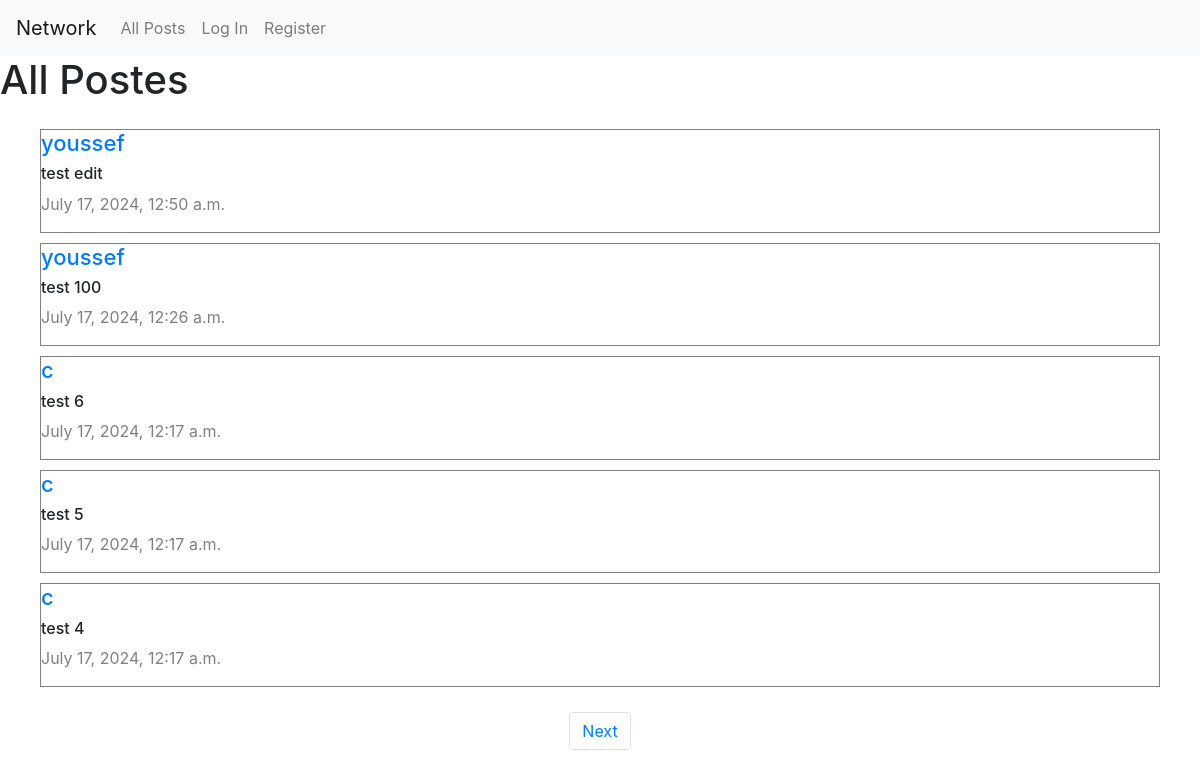
The page / on the database its author committed.
### network/models.py (models this page shows, shortened)
class Post(models.Model):
    content = models.CharField(max_length=200)
    user = models.ForeignKey(User, on_delete=models.CASCADE, related_name='author')
    date = models.DateTimeField(auto_now_add=True)

class User(AbstractUser):
    pass

### network/views.py (the view)
# urls.py: path("", views.index, name="index"),
def index(request):
    all_posts = Post.objects.all().order_by('id').reverse()
    paginator = Paginator(all_posts, 5) # Show 5 posts per page.
    page_number = request.GET.get('page',1)
    page_obj = paginator.get_page(page_number)
    all_likes = Like.objects.all()
    likes_by_user = []
    try:
        for like in all_likes:
            if like.user.id == request.user.id :
                likes_by_user.append(like.post.id)
    except:
        likes_by_user= []
    return render(request, "network/index.html", {
        'all_posts': all_posts,
        'page_obj': page_obj,
        'likes_by_user': likes_by_user,
        })

### network/templates/network/index.html (shortened to what this page needs)
{% extends "network/layout.html" %}
{% block body %}
    <h1 > All Postes</h1>
    <div class="allPosts">
      {% for post in page_obj %}
        <div class=" post">
            <h5 class='username'><a href="{% url 'profile' user_id=post.user.id %}">{{ post.user }}</a></h5>
            <h6 class='content' id="content_{{post.id}}"> {{ post.content }}</h6>
            <p class='date'> {{ post.date }}</p>
    </div>
{% endfor %}
</div>
    <div>
        <nav aria-label="Page navigation example">
            <ul class="pagination justify-content-center">
              {% if page_obj.has_next %}
              <li class="page-item"><a class="page-link" href="?page={{page_obj.next_page_number}}">Next</a></li>
              {% endif %}
            </ul>
          </nav>
    </div>
{% endblock %}

### network/static/network/styles.css (style rules this page uses)
.allPosts { display: flex; justify-content: flex-start; flex-direction: column; margin: 20px ; box-sizing: border-box; }
.post { border: 0.1px solid grey ; display: flex ; justify-content: center; flex-direction: column; box-sizing: border-box; margin: 5px 20px; }
.content { font-size: 16px !important; }
.username { font-size: 22px!important; }
.date { color: gray; font-size: 16px!important; }

### rows shown on the page
Post: user "youssef", content "test edit", date "July 17, 2024, 12:50 a.m."
Post: user "youssef", content "test 100", date "July 17, 2024, 12:26 a.m."
Post: user "c", content "test 6", date "July 17, 2024, 12:17 a.m."
Post: user "c", content "test 5", date "July 17, 2024, 12:17 a.m."
Post: user "c", content "test 4", date "July 17, 2024, 12:17 a.m."
